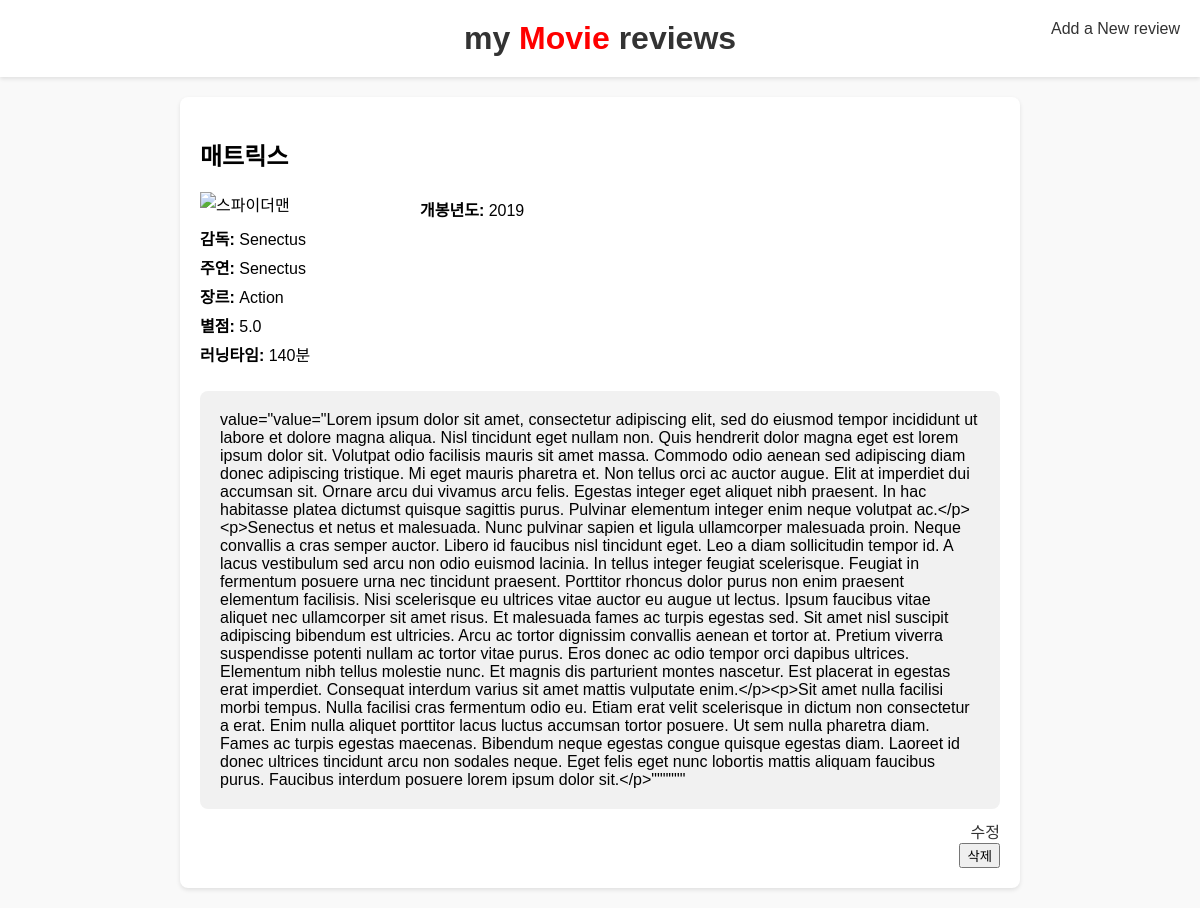
Screenshot of /review/3/ with the database file from the repository.
### movie/models.py (models this page shows)
class Review(models.Model):
    title = models.CharField(max_length=200)
    openingDate = models.CharField(max_length=20)
    genre = models.CharField(max_length=200)
    score = models.CharField(max_length=20)
    runningtime = models.CharField(max_length=20)
    text = models.TextField()
    director = models.CharField(max_length=20)
    actor = models.CharField(max_length=20)

### movie/views.py (the view)
# urls.py: path('review/<int:pk>/', views.review_detail, name='review_detail'),
def review_detail(request, pk):
    review = Review.objects.get(id=pk)
    context = {
        'review' : review
    }
    return render(request, 'review_detail.html', context)

### templates/review_detail.html (shortened to what this page needs)
{% load static %}
<!DOCTYPE html>
<html lang="ko">
<head>
    <link rel="stylesheet" href="{% static 'header.css'%}">
    <link rel="stylesheet" href="{% static 'detail.css'%}">
</head>
<body>
<header>
    <a class="mainTitle" href="{% url 'review_list' %}"> <h1>my <span style="color: red;">Movie</span> reviews</h1></a>
    <a class="create" href="{% url 'review_create' %}">Add a New review</a>
</header>
<div class="container">
    <div class="movie-review">
        <h2>{{ review.title }}</h2>
        <div class="movie-details">
            <img src="{% static 'images/spiderman.jpg' %}" alt="스파이더맨">
            <p><strong>개봉년도:</strong> {{ review.openingDate }}</p>
            <p><strong>감독:</strong> {{ review.director }}</p>
            <p><strong>주연:</strong> {{ review.actor}}</p>
            <p><strong>장르:</strong> {{ review.genre }}</p>
            <p><strong>별점:</strong> {{ review.score }}</p>
            <p><strong>러닝타임:</strong> {{ review.runningtime }}분</p>
        </div>
        <div class="review-text">
            {{ review.text }}
        </div>
        <div class="actions">
            <a href="{% url 'review_edit' review.id %}">수정</a>
            <form action="/review/{{review.id}}/delete" method="post">
                <input type="submit" value="삭제">
            </form>
        </div>
    </div>
</div>
</body>
</html>

### movie/static/header.css (style rules this page uses)
body { font-family: Arial, sans-serif; margin: 0; padding: 0; background-color: #f9f9f9; }
header { background-color: white; padding: 20px; text-align: center; box-shadow: 0 2px 4px rgba(0,0,0,0.1); }
header h1 { margin: 0; color: #333; }
.mainTitle { text-decoration: none; }
.create { position: absolute; right: 20px; top: 20px; text-decoration: none; color: #333; }
.container { display: flex; justify-content: center; padding: 20px; gap: 20px; flex-wrap: wrap; }

### movie/static/detail.css (style rules this page uses)
.container { display: flex; justify-content: center; padding: 20px; }
.movie-review { background-color: white; padding: 20px; border-radius: 8px; box-shadow: 0 2px 4px rgba(0,0,0,0.1); width: 800px; }
.movie-review img { float: left; margin-right: 20px; width: 200px; height: auto; }
.movie-details { overflow: hidden; }
.movie-details p { margin: 5px 0; }
.review-text { margin-top: 20px; padding: 20px; background-color: #f1f1f1; border-radius: 8px; }
.actions { text-align: right; margin-top: 10px; }
.actions a { margin-left: 10px; text-decoration: none; color: #333; }

### rows the page displays
Review: title "매트릭스", openingDate "2019", director "Senectus", actor "Senectus", genre "Action", score "5.0", runningtime "140", text "value=\"value=\"Lorem ipsum dolor sit amet, consectetur adipiscing elit, sed do eiusmod tempor incididunt ut labore et dolore magna aliqua. Nisl tincidunt eget nullam non. Quis hendrerit dolor magna eget est lorem ipsum dolor sit. Volutpat odio facilisis mauris sit amet massa. Commodo odio aenean sed adipiscing diam donec adipiscing tristique. Mi eget mauris pharetra et. Non tellus orci ac auctor augue. Elit at imperdiet dui accumsan sit. Ornare arcu dui vivamus arcu felis. Egestas integer eget aliquet nibh praesent. In hac habitasse platea dictumst quisque sagittis purus. Pulvinar elementum integer enim neque volutpat ac.</p><p>Senectus et netus et malesuada. Nunc pulvinar sapien et ligula…"
